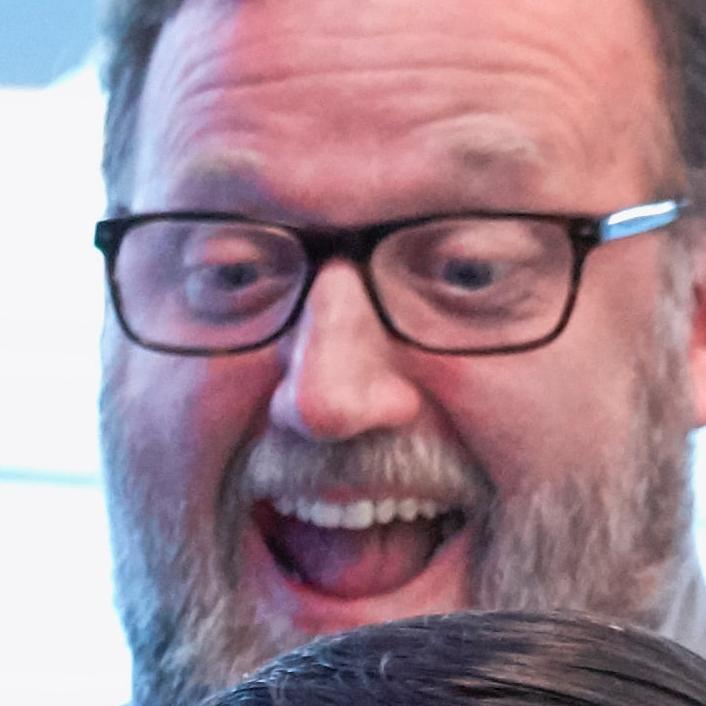
#> input picture headshots/face_0.jpg, 706 x 706 px
$ python -i face_detect.py   (imports and definitions only)
#> lines starting #> are read from the running program, lines starting #| are printed output that depends on the picture
#!/usr/bin/env python3
import os
import cv2
import argparse
from PIL import Image

def detect_faces(image_path, save_directory):
    """
    Detect and save faces from all the images in
    `image_path` and save it `save_directory`.
    """
#> called with image_path = 'headshots/face_0.jpg', save_directory = 'out.png'
    # Create Directory if not already exists
    os.makedirs(save_directory, exist_ok=True)
    assert os.path.isfile(image_path), "Image path does not exist or is invalid"

    file_extension = os.path.splitext(image_path)[-1].strip('.').lower()
    assert file_extension in {"jpg", "jpeg", "png"}, "Specified path does not have a valid file extension"

    # Load the cascade classifier
    face_cascade = cv2.CascadeClassifier("models/haarcascade_frontalface_default.xml")

    # Read the input image
    image = cv2.imread(image_path)
#> image is the input picture: shape (706, 706, 3); mean B, G, R 147.8, 136.2, 164.8
    gray  = cv2.cvtColor(image, cv2.COLOR_BGR2GRAY)
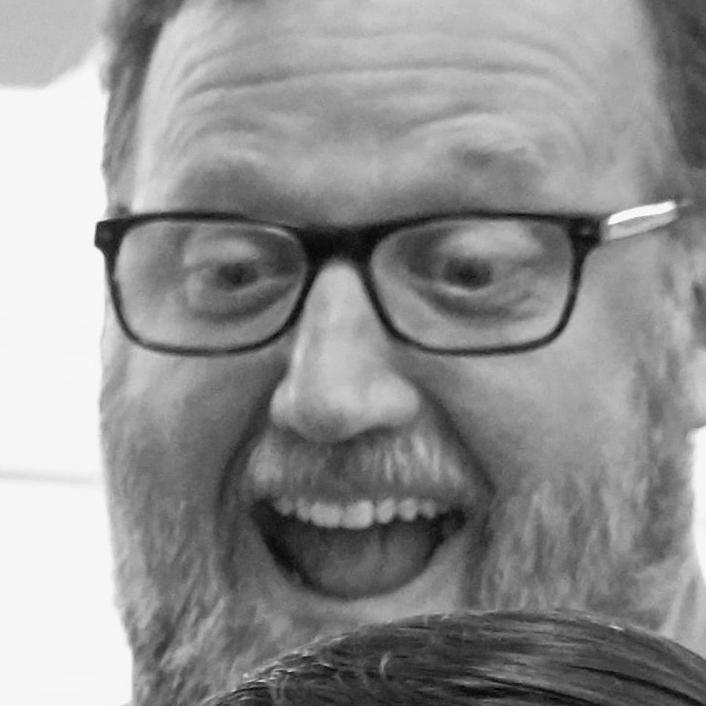
#> gray: shape (706, 706); min 2, max 254, mean 146
    image = cv2.cvtColor(image, cv2.COLOR_BGR2RGB)

    # Detect faces
    faces = face_cascade.detectMultiScale(gray, 1.1, minNeighbors=6, minSize=(120,120))
#> faces = [[32, 61, 600, 600]]

    # Iterate over the detected faces and save each as a separate image
    for i, (x, y, w, h) in enumerate(faces):
        # Crop the face and convert to PIL image
        face = Image.fromarray(image[y:y+h, x:x+w])

        # Save the face
        face.save(f"{save_directory}/face_{i}.jpg")
#> this loop made 1 pass
#> pass 1, in detect_faces, `face = Image.fromarray(image[y:y+h, x:x+w])`:
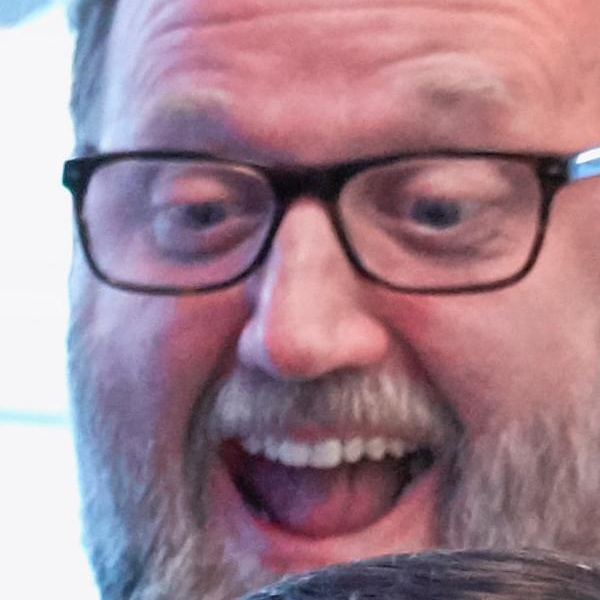
#> face: PIL image 600x600 RGB; mean R, G, B 162.8, 130.8, 143.4

    # Return the number of faces detected
    print(f"Number of faces detetced: {len(faces)}")
#| Number of faces detetced: 1
    return len(faces)

# [9 lines not run here, left out]

>>> result = detect_faces('headshots/face_0.jpg', 'out.png')
#> result = 1

$ run again, on headshots/face_2.jpg
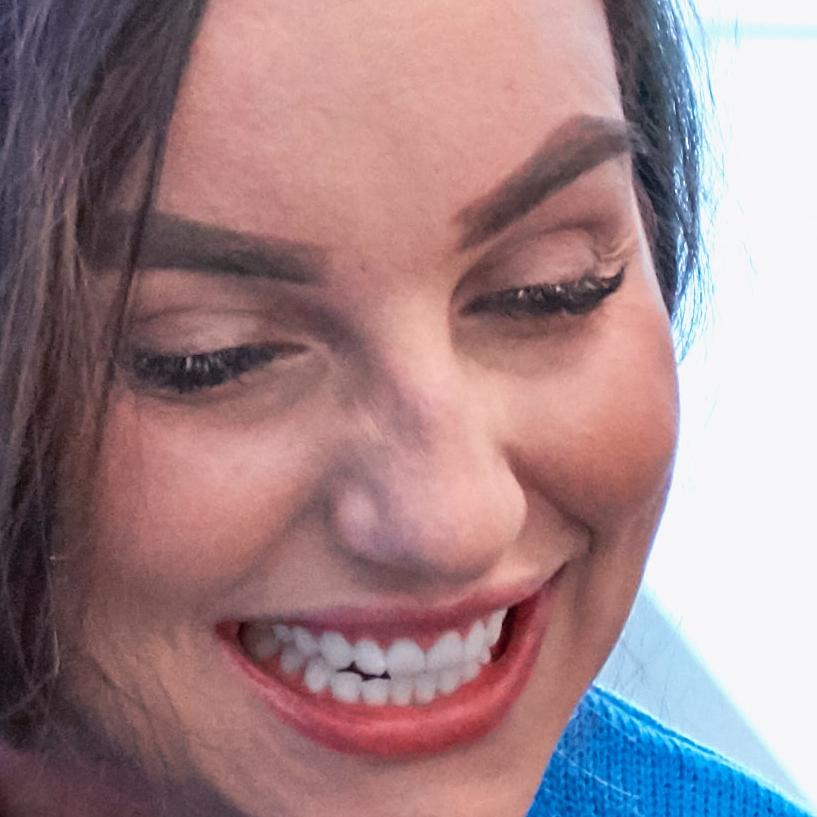
#> input picture headshots/face_2.jpg, 817 x 817 px
#> in detect_faces, image is the input picture: shape (817, 817, 3); mean B, G, R 137, 132.4, 160.6
#> in detect_faces, `gray  = cv2.cvtColor(image, cv2.COLOR_BGR2GRAY)`:
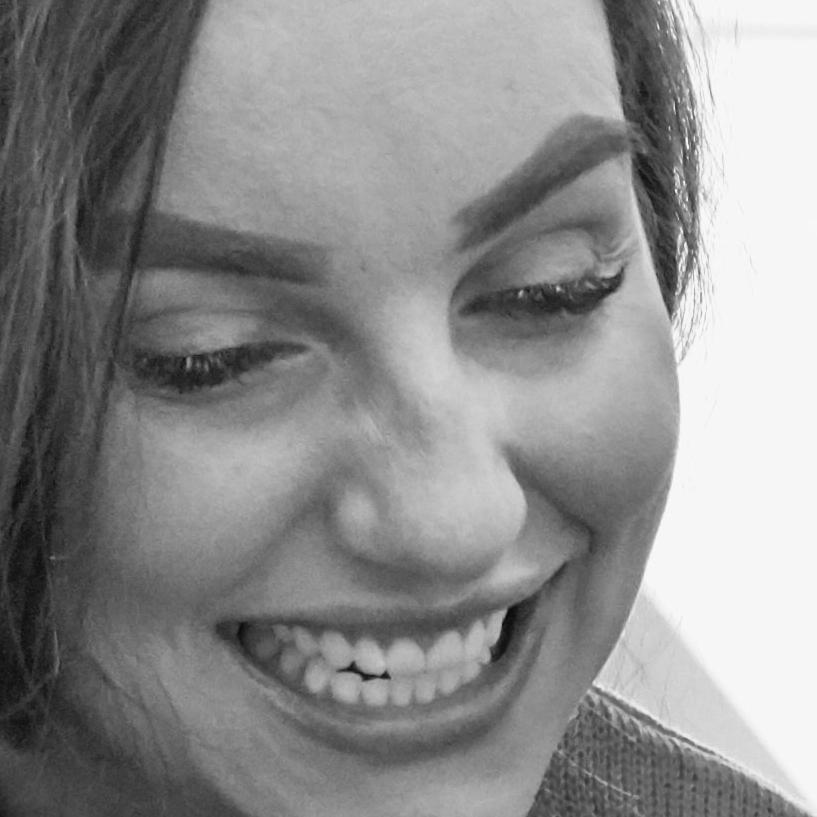
#> gray: shape (817, 817); min 9, max 254, mean 141.3
#> faces = [[50, 41, 713, 713]]
#> the loop in detect_faces, `for i, (x, y, w, h) in enumerate(faces):` made 1 pass
#> pass 1, in detect_faces, `face = Image.fromarray(image[y:y+h, x:x+w])`:
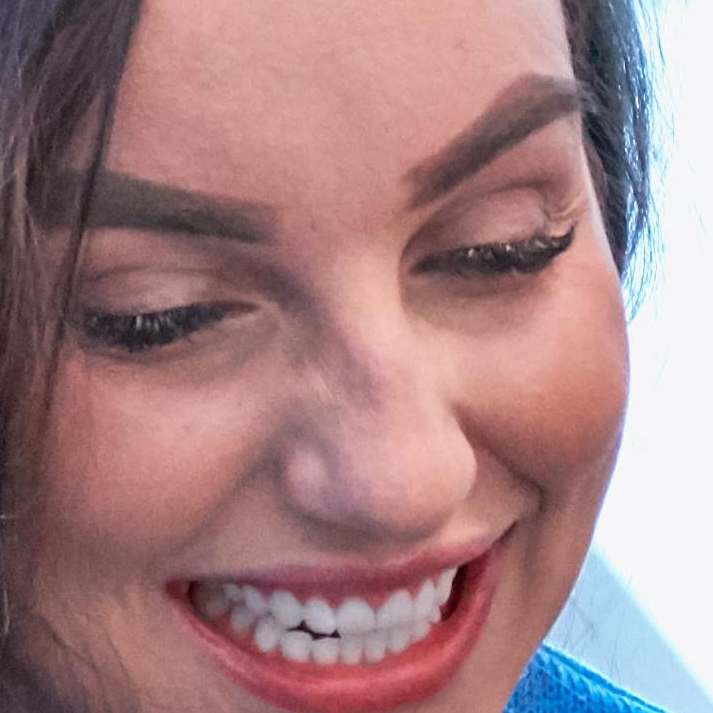
#> face: PIL image 713x713 RGB; mean R, G, B 165.1, 129.8, 132.2
#| Number of faces detetced: 1
#> result = 1

$ run again, on headshots/face_3.jpg
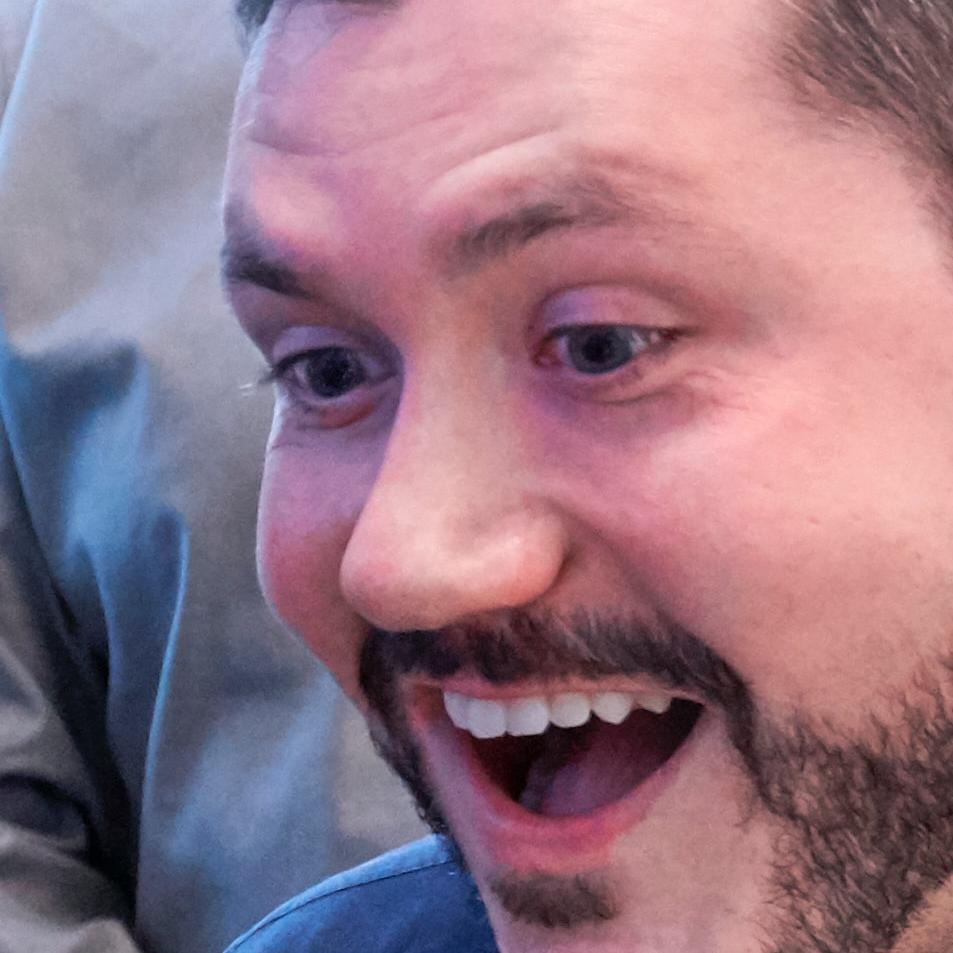
#> input picture headshots/face_3.jpg, 953 x 953 px
#> in detect_faces, image is the input picture: shape (953, 953, 3); mean B, G, R 132.7, 118, 150.2
#> in detect_faces, `gray  = cv2.cvtColor(image, cv2.COLOR_BGR2GRAY)`:
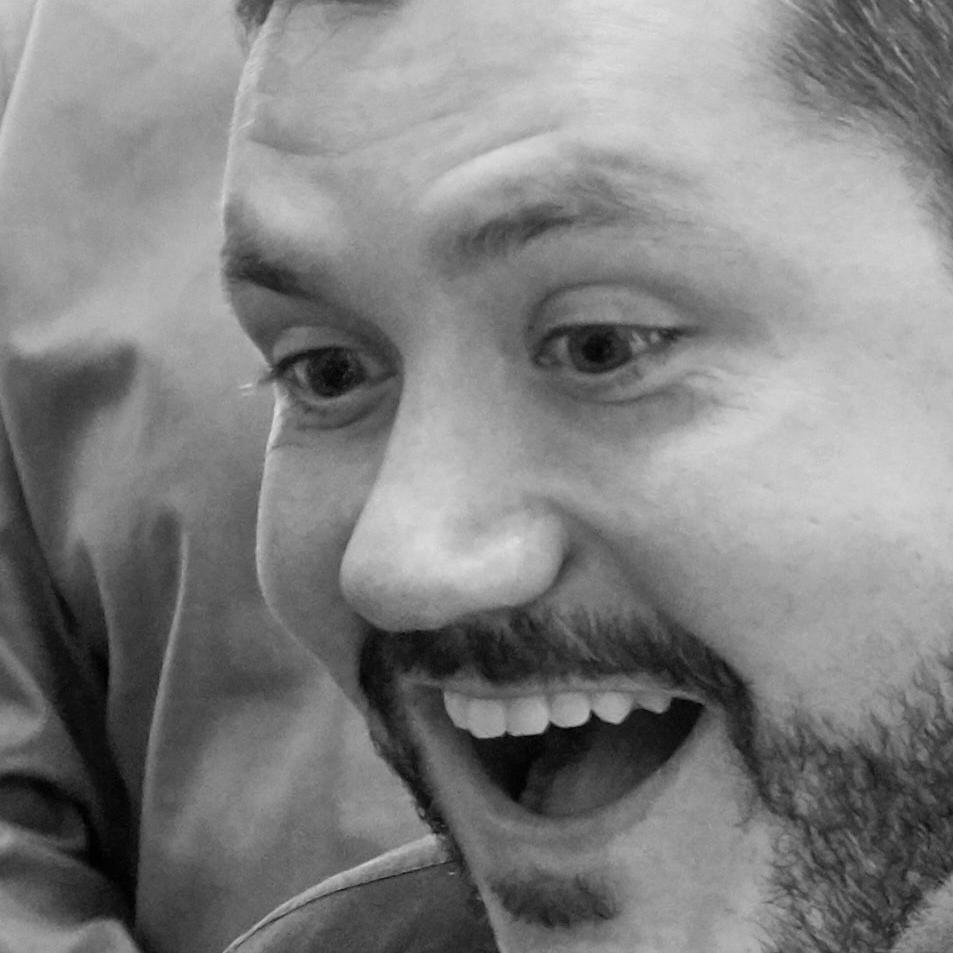
#> gray: shape (953, 953); min 0, max 224, mean 129.3
#> faces = ()
#| Number of faces detetced: 0
#> result = 0

$ run again, on headshots/face_4.jpg
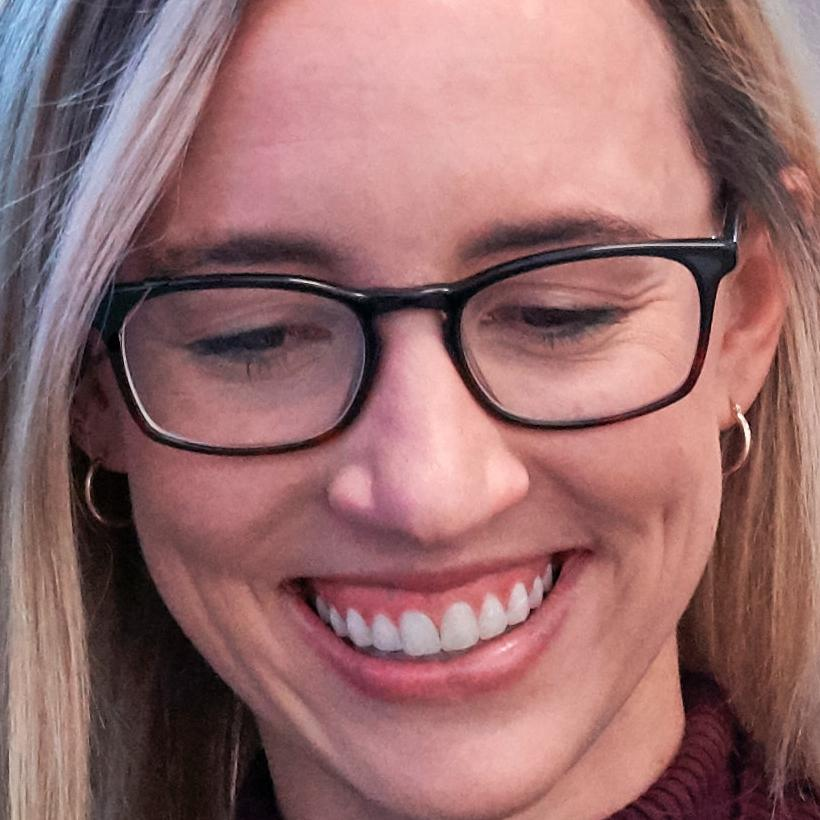
#> input picture headshots/face_4.jpg, 820 x 820 px
#> in detect_faces, image is the input picture: shape (820, 820, 3); mean B, G, R 108.3, 107.8, 150.5
#> in detect_faces, `gray  = cv2.cvtColor(image, cv2.COLOR_BGR2GRAY)`:
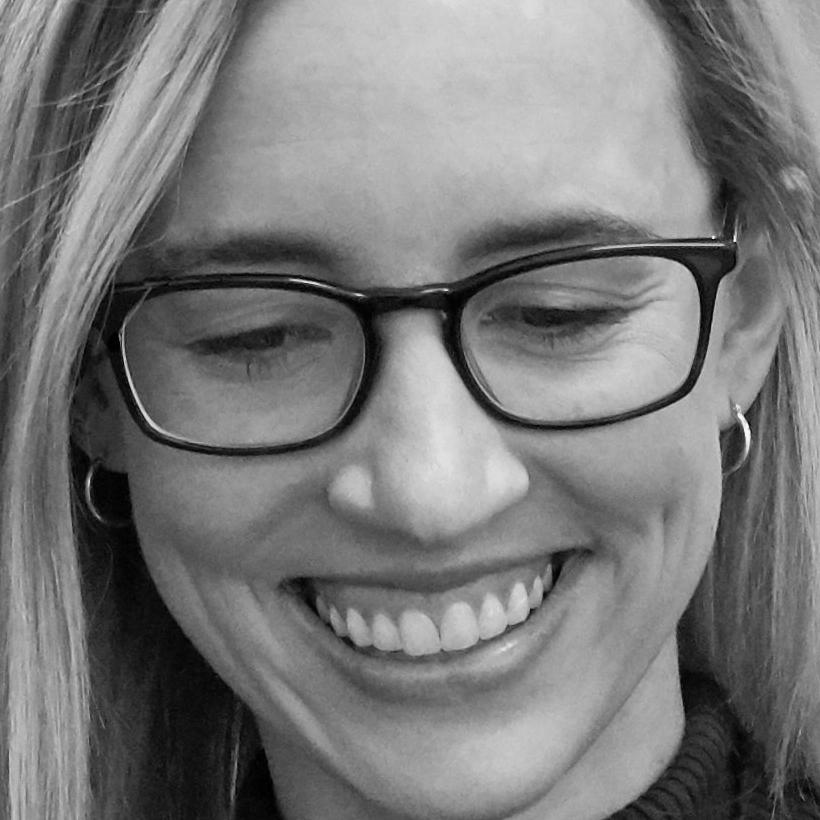
#> gray: shape (820, 820); min 0, max 253, mean 120.7
#> faces = [[50, 37, 738, 738]]
#> the loop in detect_faces, `for i, (x, y, w, h) in enumerate(faces):` made 1 pass
#> pass 1, in detect_faces, `face = Image.fromarray(image[y:y+h, x:x+w])`:
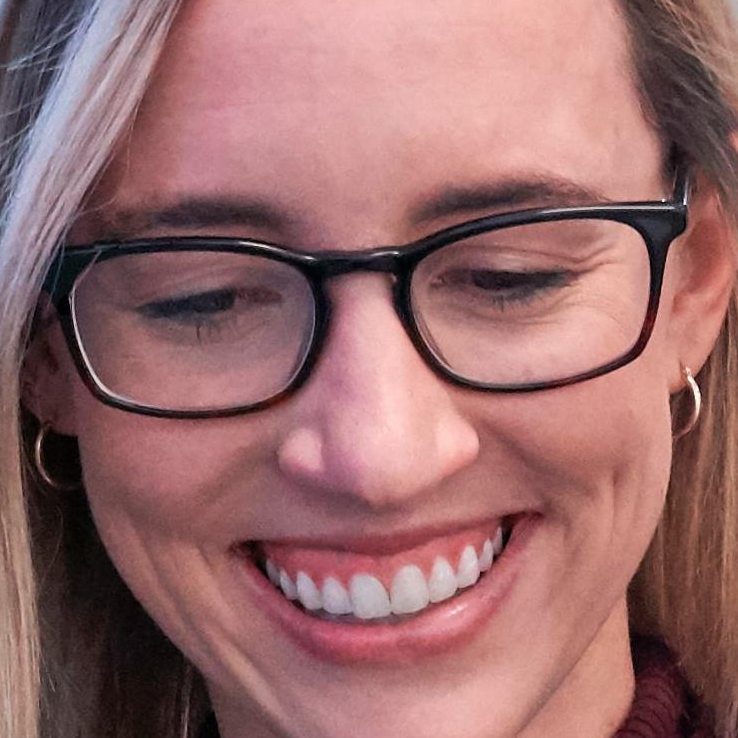
#> face: PIL image 738x738 RGB; mean R, G, B 152.5, 106.8, 107.3
#| Number of faces detetced: 1
#> result = 1
